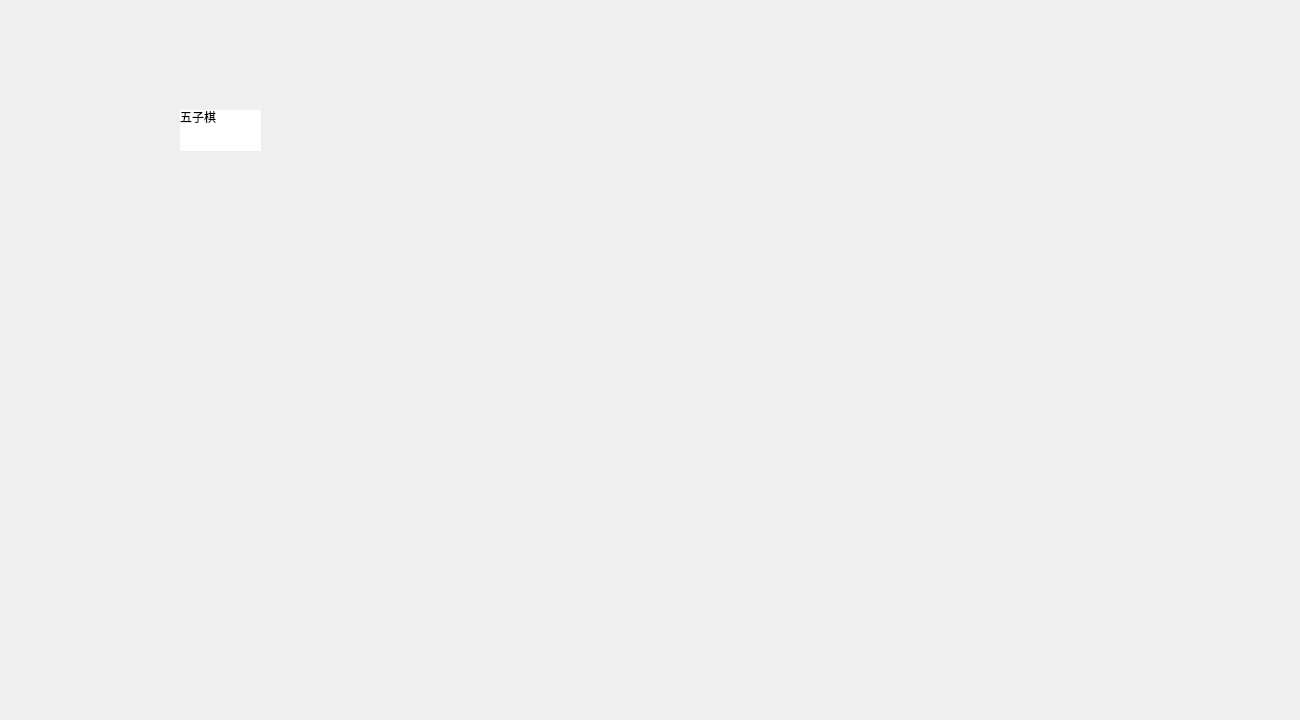
<?xml version="1.0" encoding="UTF-8"?>
<ui version="4.0">
 <class>MainDialog</class>
 <widget class="QDialog" name="MainDialog">
  <property name="geometry">
   <rect>
    <x>0</x>
    <y>0</y>
    <width>1300</width>
    <height>720</height>
   </rect>
  </property>
  <property name="minimumSize">
   <size>
    <width>1300</width>
    <height>720</height>
   </size>
  </property>
  <property name="maximumSize">
   <size>
    <width>1300</width>
    <height>720</height>
   </size>
  </property>
  <property name="windowTitle">
   <string>MainDialog</string>
  </property>
  <widget class="QLabel" name="lb_main">
   <property name="geometry">
    <rect>
     <x>0</x>
     <y>0</y>
     <width>1300</width>
     <height>720</height>
    </rect>
   </property>
   <property name="text">
    <string/>
   </property>
   <property name="pixmap">
    <pixmap resource="resource.qrc">:/images/GameHome.png</pixmap>
   </property>
   <property name="scaledContents">
    <bool>true</bool>
   </property>
  </widget>
  <widget class="QPushButton" name="pushButton">
   <property name="geometry">
    <rect>
     <x>70</x>
     <y>90</y>
     <width>101</width>
     <height>108</height>
    </rect>
   </property>
   <property name="minimumSize">
    <size>
     <width>101</width>
     <height>108</height>
    </size>
   </property>
   <property name="maximumSize">
    <size>
     <width>101</width>
     <height>108</height>
    </size>
   </property>
   <property name="text">
    <string/>
   </property>
   <property name="icon">
    <iconset resource="resource.qrc">
     <normaloff>:/chesscards/pc_weiqi.jpg</normaloff>:/chesscards/pc_weiqi.jpg</iconset>
   </property>
   <property name="iconSize">
    <size>
     <width>121</width>
     <height>108</height>
    </size>
   </property>
   <property name="flat">
    <bool>true</bool>
   </property>
  </widget>
  <widget class="QLabel" name="label">
   <property name="geometry">
    <rect>
     <x>180</x>
     <y>110</y>
     <width>81</width>
     <height>41</height>
    </rect>
   </property>
   <property name="styleSheet">
    <string notr="true">background-color: rgb(255, 255, 255);</string>
   </property>
   <property name="text">
    <string/>
   </property>
  </widget>
  <widget class="QLabel" name="label_2">
   <property name="geometry">
    <rect>
     <x>180</x>
     <y>101</y>
     <width>51</width>
     <height>31</height>
    </rect>
   </property>
   <property name="text">
    <string>五子棋</string>
   </property>
  </widget>
  <zorder>lb_main</zorder>
  <zorder>label</zorder>
  <zorder>label_2</zorder>
  <zorder>pushButton</zorder>
 </widget>
 <resources>
  <include location="resource.qrc"/>
 </resources>
 <connections/>
</ui>
